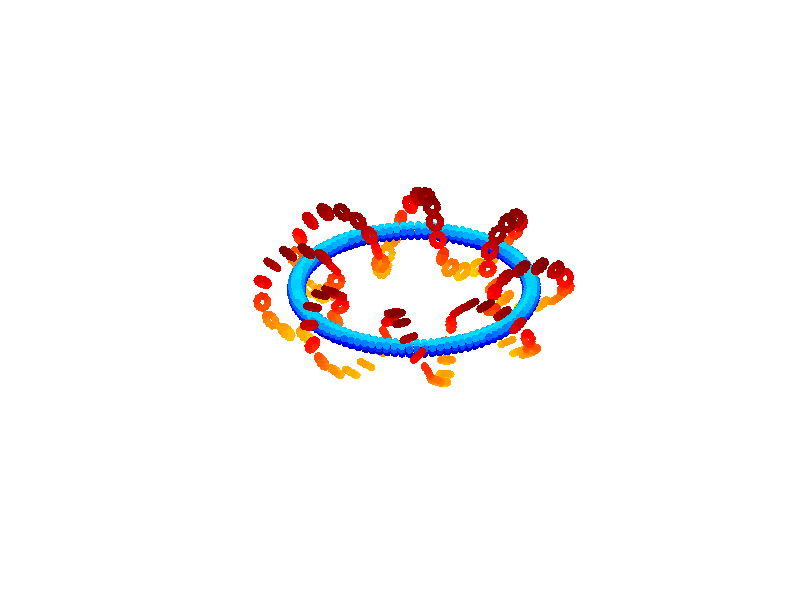

MATLAB code for this plot:
R = 1;

t = 0:0.02*pi:2*pi
x1 = R*cos(t);
y1 = R*sin(t);
z1 = 0*t;

r = 0.05;
theta = 0:0.2*pi:2*pi;
ring_x = r*cos(theta');
ring_y = r*sin(theta');

basic_ring = [ring_x,ring_y,zeros(length(theta),1)];

   
Points_A = [];

for i = 1:length(t)
    
    alpha_x = -sin(t(i));
    alpha_y = cos(t(i));
    alpha_z = 0;
    
    A = [alpha_x, alpha_y, alpha_z];
    B = [0,0,1];
    v = cross(A,B);
    s = sqrt(v(1)^2+v(2)^2+v(3)^2);
    v_x = [0, -v(3),v(2);
           v(3),0,-v(1);
           -v(2),v(1),0];
    
    c = A*B';
    RM = eye(3)+v_x + v_x*v_x*(1-c)/s^2;

%      Rx = [1,0,0;
%       0,cos(alpha_x),-sin(alpha_x);
%       0,sin(alpha_x),cos(alpha_x)];
%   
% Ry = [cos(alpha_y),0,sin(alpha_y);
%       0,1,0;
%       -sin(alpha_y),0,cos(alpha_y)];
%   
% Rz = [cos(alpha_z),-sin(alpha_z),0;
%       sin(alpha_z),cos(alpha_z),0;
%       0,0,1];
%   
%   R = Rx*Ry*Rz;
    
    Points_A = [Points_A;basic_ring*RM+[x1(i),y1(i),z1(i)]];

end


r_ring = 0.3;
R_ring = 1;
t = 0:0.02*pi:8*pi;
x1 = cos(t).*(r_ring*sin(8*t)+R_ring);
y1 = sin(t).*(r_ring*sin(8*t)+R_ring);
z1 = r_ring*cos(8*t);



Points_B = [];

for i = 1:length(t)
    
    alpha_x = -R_ring*sin(t(i))+8*r_ring*cos(8*t(i))*cos(t(i))-r_ring*sin(t(i))*sin(8*t(i));
    alpha_y =  R_ring*cos(t(i))+8*r_ring*cos(8*t(i))*sin(t(i))+r_ring*sin(8*t(i))*cos(t(i));
    alpha_z = -8*r_ring*cos(8*t(i));
    
    alpha_x = alpha_x/sqrt(alpha_x^2+ alpha_y^2+alpha_z^2);
    alpha_y = alpha_y/sqrt(alpha_x^2+ alpha_y^2+alpha_z^2);
    alpha_z = alpha_z/sqrt(alpha_x^2+ alpha_y^2+alpha_z^2);
      
    A = [alpha_x, alpha_y, alpha_z];
    B = [0,0,1];
    v = cross(A,B);
    s = sqrt(v(1)^2+v(2)^2+v(3)^2);
    v_x = [0, -v(3),v(2);
           v(3),0,-v(1);
           -v(2),v(1),0];
    
    c = A*B';
    RM = eye(3)+v_x + v_x*v_x*(1-c)/s^2;

%      Rx = [1,0,0;
%       0,cos(alpha_x),-sin(alpha_x);
%       0,sin(alpha_x),cos(alpha_x)];
%   
% Ry = [cos(alpha_y),0,sin(alpha_y);
%       0,1,0;
%       -sin(alpha_y),0,cos(alpha_y)];
%   
% Rz = [cos(alpha_z),-sin(alpha_z),0;
%       sin(alpha_z),cos(alpha_z),0;
%       0,0,1];
%   
%   R = Rx*Ry*Rz;
    
    Points_B = [Points_B;basic_ring*RM+[x1(i),y1(i),z1(i)]];

end

Points_RingRope_A = Points_A;
Points_RingRope_B = Points_B;

c_A = 0.2*(Points_A(:,3)-min(Points_A(:,3)))./(max(Points_A(:,3))-min(Points_A(:,3)));
c_B = 0.2*(Points_B(:,3)-min(Points_B(:,3)))./(max(Points_B(:,3))-min(Points_B(:,3)))+0.4

figure()

scatter3(Points_A(:,1),Points_A(:,2),Points_A(:,3),30,c_A, 'filled')
hold on
scatter3(Points_B(:,1),Points_B(:,2),Points_B(:,3),30,c_B, 'filled')

colormap('jet')
axis equal
axis off


Train_RingSpiral_A = Points_A;
Train_RingSpiral_B = Points_B;


dlmwrite('Train_RingSpiral_A.txt', Train_RingSpiral_A, 'delimiter',' ')
dlmwrite('Train_RingSpiral_B.txt', Train_RingSpiral_B, 'delimiter',' ')

